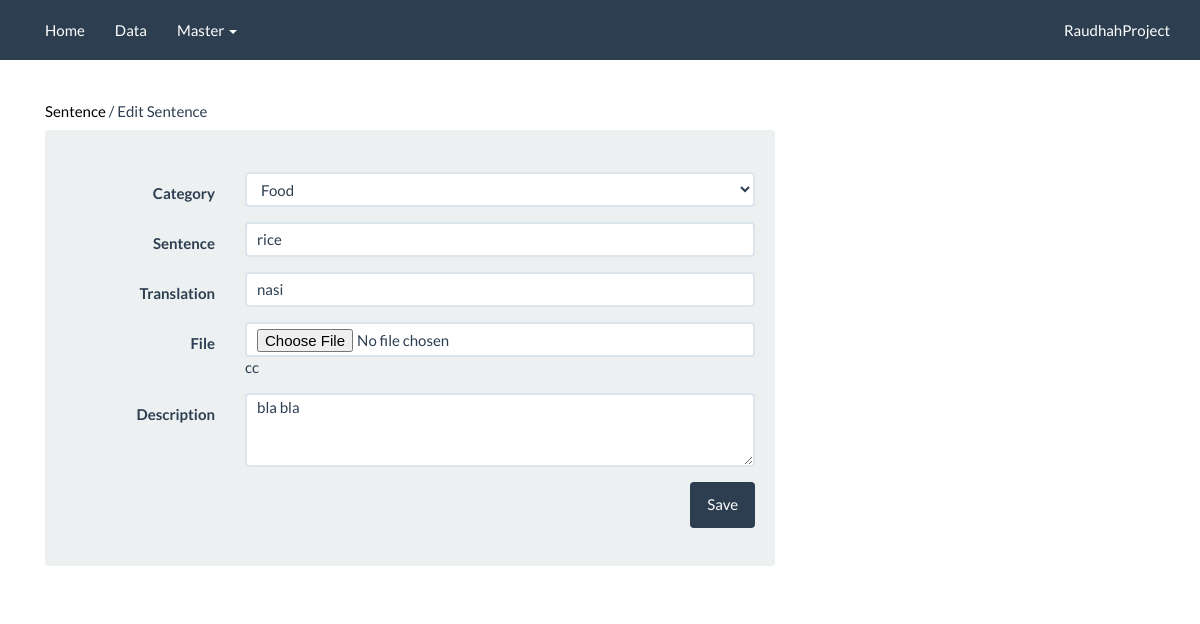
/sentence_edit.php?id=3, run on an earlier commit of the app's database.
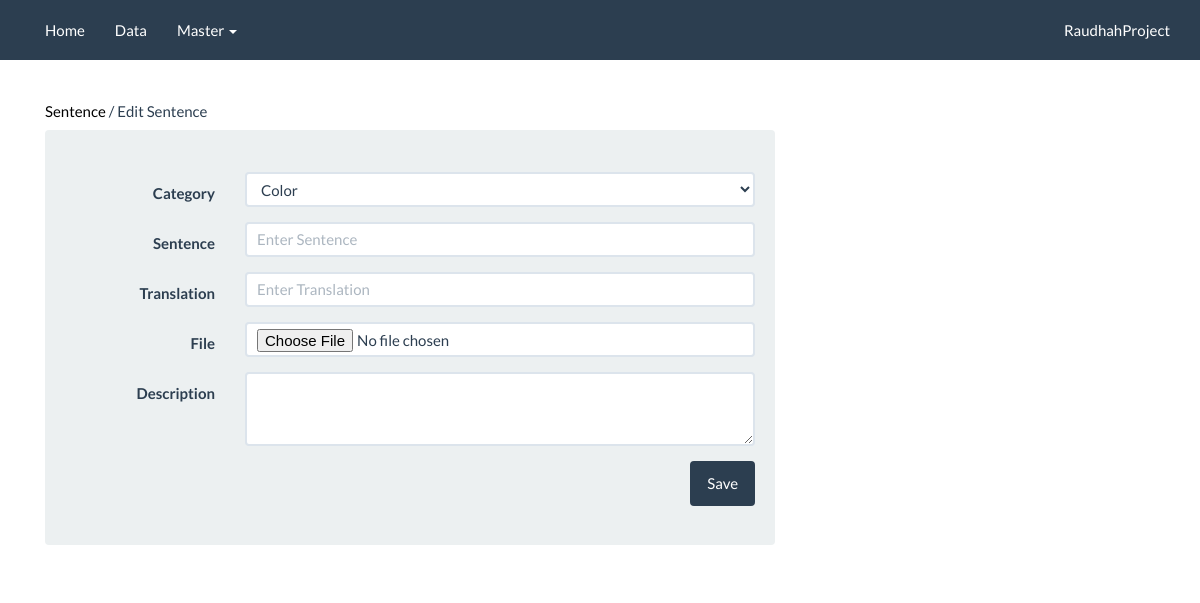
And on a later commit of the database.
### tables this page shows
CREATE TABLE `sentence` (
  `id` int(11) NOT NULL,
  `category` int(11) NOT NULL,
  `sentence` varchar(225) NOT NULL,
  `translation` varchar(225) NOT NULL,
  `file` varchar(225) NOT NULL,
  `description` tinytext NOT NULL
);

CREATE TABLE `category` (
  `id` int(11) NOT NULL,
  `category_name` varchar(128) NOT NULL
);

### pdo/class.db.php (called while the page is built, shortened)
<?php
class db extends PDO {
	private function cleanup($bind) {
		if(!is_array($bind)) {
			if(!empty($bind))
				$bind = array($bind);
			else
				$bind = array();
		}
		return $bind;
	}
	public function run($sql, $bind="") {
		$this->sql = trim($sql);
		$this->bind = $this->cleanup($bind);
		try {
			$pdostmt = $this->prepare($this->sql);
			if($pdostmt->execute($this->bind) !== false) {
				if(preg_match("/^(" . implode("|", array("select", "describe", "pragma")) . ") /i", $this->sql))
					return $pdostmt->fetchAll(PDO::FETCH_ASSOC);
				elseif(preg_match("/^(" . implode("|", array("delete", "insert", "update")) . ") /i", $this->sql))
					return $pdostmt->rowCount();
			}
		} catch (PDOException $e) {
			$this->error = $e->getMessage();
			$this->debug();
			return false;
		}
	}
	public function select($table, $where="", $bind="", $fields="*") {
		$sql = "SELECT " . $fields . " FROM " . $table;
		$sql .= ";";
		return $this->run($sql, $bind);
	}
}
?>

### sentence_edit.php (the view, shortened to what this page needs)
<?php
		include_once 'koneksi.php';
		$id = $_GET['id'];
		$category = $db->select("category");
		$sql = "select
						category.category_name,
						sentence.*
						from
							category join sentence
						on
							sentence.category = category.id
						where
							sentence.id = $id";
	$results = $db->run($sql);
 ?>
<?php include('_template/head.php'); ?>
<?php include('_template/menu.php'); ?>
<div class="container">
	<div class="row">
		<div class="col-lg-12">
			<div class="col-lg-8">
				<div><br></div>
				<div><br></div>
				<h5><a style="color:black" href="sentence.php">Sentence</a> / Edit Sentence</h5>
				<div class="well bs-component">
					<br>
					<form action="sentence_update.php" method="POST" enctype="multipart/form-data" class="form-horizontal">
						<div class="form-group">
				      <label for="inputEmail" class="col-lg-3 control-label pull-left">Category</label>
				      <div class="col-lg-9">
				        <select required="" name="category" class="form-control">
				        	<?php foreach ($category as $key => $value): ?>
				        		<option value="<?php echo $value['id'] ?>"
				        		<?php if ($value['id']==$results[0]['category']) {
				        			echo "selected";
				        		} ?>
				        		><?php echo $value['category_name'] ?></option>
				        	<?php endforeach ?>
				        </select>
				      </div>
				    </div>
				    <div class="form-group">
				      <label  class="col-lg-3 control-label pull-left">Sentence</label>
				      <div class="col-lg-9">
				        <input required="" type="text" name="sentence" class="form-control" value="<?php echo $results[0]['sentence']?>" placeholder="Enter Sentence">
				      </div>
				    </div>
				    <div class="form-group">
				      <label  class="col-lg-3 control-label pull-left">Translation</label>
				      <div class="col-lg-9">
				        <input required="" type="text" value="<?php echo $results[0]['translation']?>"  name="translation" class="form-control" placeholder="Enter Translation">
				      </div>
				    </div>
				    <div class="form-group">
				      <label  class="col-lg-3 control-label pull-left">File</label>
				      <div class="col-lg-9">
				        <input type="file" name="file" class="form-control" ><span><?php echo $results[0]['file']?></span>
				      </div>
				    </div>
				    <div class="form-group">
				      <label  class="col-lg-3 control-label pull-left">Description</label>
				      <div class="col-lg-9">
				        <textarea required="" name="description" class="form-control"  rows="4"><?php echo $results[0]['description']?></textarea>
				      </div>
				    </div>
						<div class="pull-right">
						<input type="submit" value="Save" class="btn btn-primary">
						</div>
						<br><br><br>
					</form>
				</div>
			</div>
		</div>
	</div>
</div>
<?php include('_template/foot.php'); ?>

What changed in the data, as far as the page shows it:
removed sentence: category "Food"
no longer on this page (row unchanged): category: sentence "rice", translation "nasi", sentence.file "cc", description "bla bla"
Also different on the page:
form field category: (not shown) → "Color"
